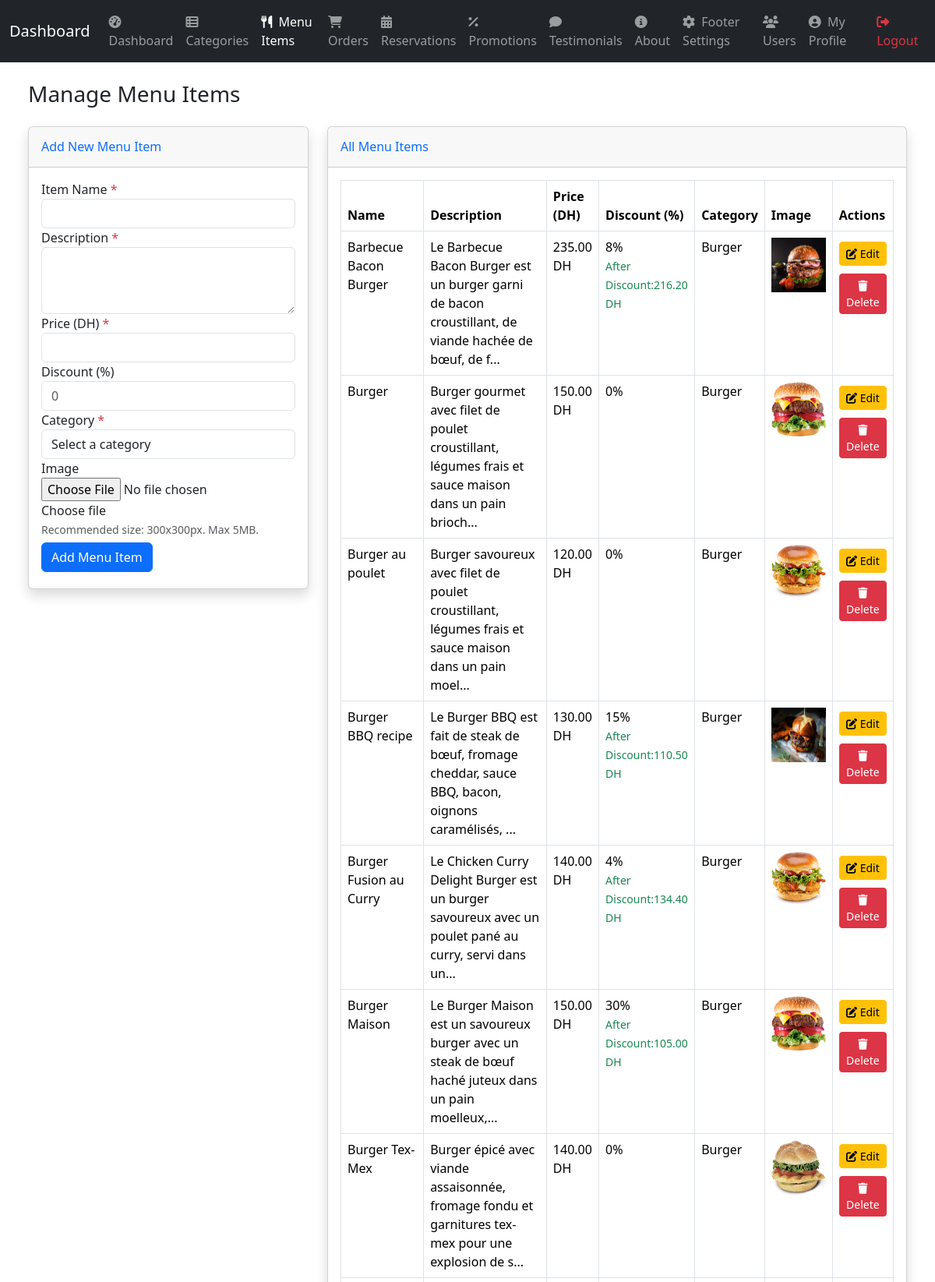
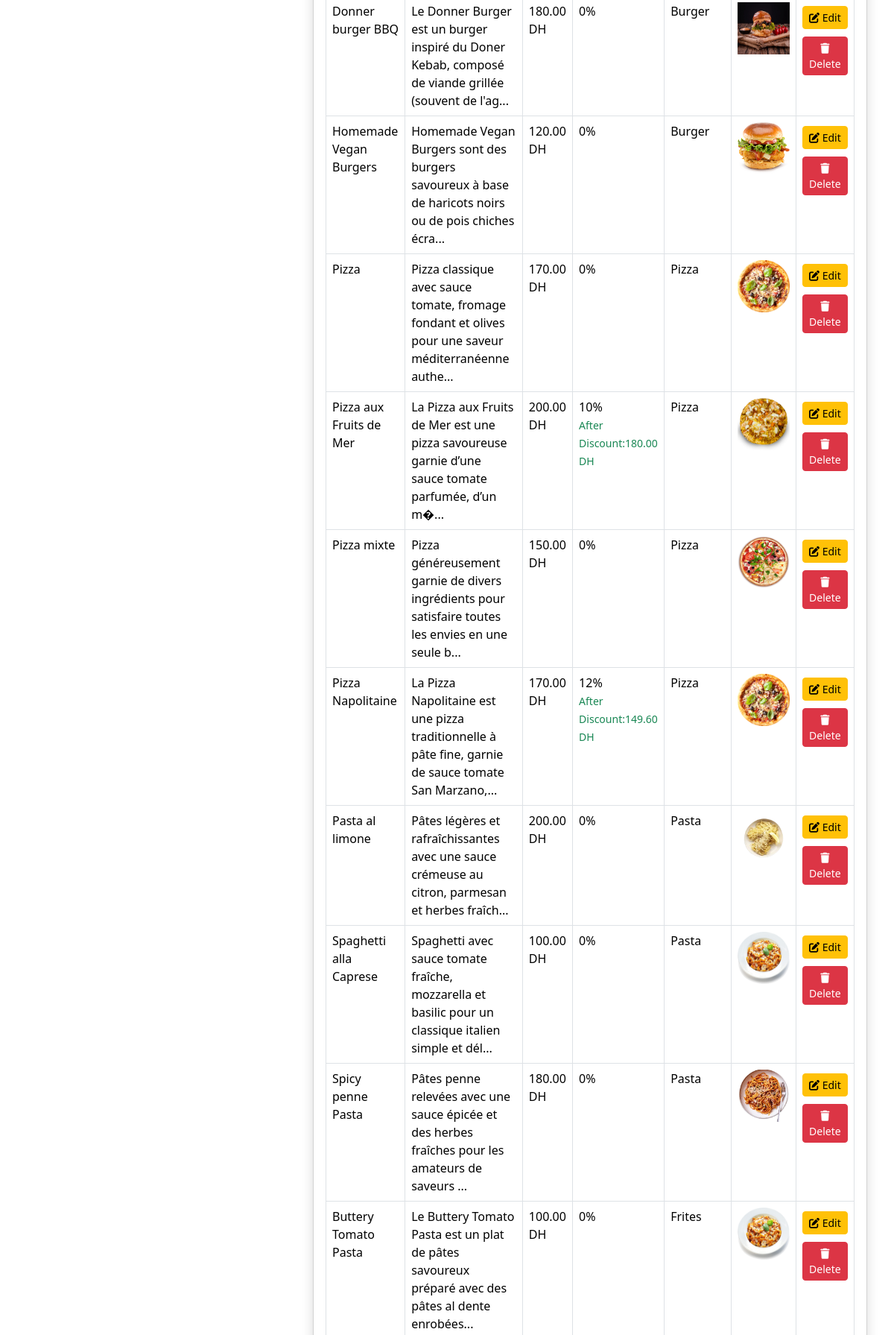
/admin/menu_items.php (signed in, upper part), run on the app's committed database (2 pictures, top to bottom).
### tables this page shows
CREATE TABLE `menu_items` (
  `id` int(11) NOT NULL,
  `name` varchar(255) NOT NULL,
  `description` text NOT NULL,
  `price` decimal(10,2) NOT NULL,
  `discount` int(11) NOT NULL DEFAULT 0,
  `image_url` varchar(255) NOT NULL,
  `sales_count` int(11) DEFAULT 0,
  `category_id` int(11) DEFAULT NULL,
  `created_at` timestamp NOT NULL DEFAULT current_timestamp()
);

CREATE TABLE `categories` (
  `id` int(11) NOT NULL,
  `name` varchar(50) NOT NULL,
  `created_at` timestamp NOT NULL DEFAULT current_timestamp()
);

### admin/menu_items.php (the view, shortened to what this page needs)
<?php
    require_once 'db.php';
    $stmt = $mysqli->prepare("SELECT mi.*, c.name AS category_name FROM menu_items mi LEFT JOIN categories c ON mi.category_id = c.id ORDER BY mi.category_id, mi.name");
    $stmt->execute();
    $result     = $stmt->get_result();
    $menu_items = $result->fetch_all(MYSQLI_ASSOC);
?>
<?php include_once 'includes/header.php'; ?>
<div class="container-fluid mt-4">
    <div class="d-sm-flex align-items-center justify-content-between mb-4">
        <h1 class="h3 mb-0 text-gray-800">Manage Menu Items</h1>
    </div>
    <div class="row">
        <div class="col-lg-4">
            <div class="card shadow mb-4">
                <div class="card-header py-3 d-flex flex-row align-items-center justify-content-between">
                    <h6 class="m-0 font-weight-bold text-primary">Add New Menu Item</h6>
                </div>
                <div class="card-body">
                    <form method="POST" action="add_menu_item.php" enctype="multipart/form-data">
                        <div class="form-group">
                            <label for="name">Item Name <span class="text-danger">*</span></label>
                            <input type="text" class="form-control" id="name" name="name" required>
                        </div>
                        <div class="form-group">
                            <label for="description">Description <span class="text-danger">*</span></label>
                            <textarea class="form-control" id="description" name="description" rows="3" required></textarea>
                        </div>
                        <div class="form-group">
                            <label for="price">Price (DH) <span class="text-danger">*</span></label>
                            <input type="number" step="1" min="0" class="form-control" id="price" name="price" required>
                        </div>
                        <div class="form-group">
                            <label for="discount">Discount (%)</label>
                            <input type="number" step="1" min="0" max="100" class="form-control" id="discount" name="discount" placeholder="0">
                        </div>
                        <div class="form-group">
                            <label for="category_id">Category <span class="text-danger">*</span></label>
                            <select class="form-control" id="category_id" name="category_id" required>
                                <option value="">Select a category</option>
                            </select>
                        </div>
                        <div class="form-group">
                            <label for="image">Image</label>
                            <div class="custom-file">
                                <input type="file" class="custom-file-input" id="image" name="image" accept="image/*">
                                <label class="custom-file-label" for="image">Choose file</label>
                            </div>
                            <small class="form-text text-muted">Recommended size: 300x300px. Max 5MB.</small>
                        </div>
                        <button type="submit" class="btn btn-primary btn-block">Add Menu Item</button>
                    </form>
                </div>
            </div>
        </div>
        <div class="col-lg-8">
            <div class="card shadow mb-4">
                <div class="card-header py-3 d-flex flex-row align-items-center justify-content-between">
                    <h6 class="m-0 font-weight-bold text-primary">All Menu Items</h6>
                </div>
                <div class="card-body">
                    <div class="table-responsive">
                        <table class="table table-bordered table-hover" width="100%" cellspacing="0">
                            <thead class="thead-light">
                                <tr>
                                    <th>Name</th>
                                    <th>Description</th>
                                    <th>Price (DH)</th>
                                    <th>Discount (%)</th>
                                    <th>Category</th>
                                    <th>Image</th>
                                    <th>Actions</th>
                                </tr>
                            </thead>
                            <tbody>
                                <?php if (empty($menu_items)): ?>
                                    <tr>
                                        <td colspan="7" class="text-center">No menu items found. Add your first item above.</td>
                                    </tr>
                                <?php else: ?>
<?php foreach ($menu_items as $item): ?>
                                        <tr>
                                            <td><?php echo htmlspecialchars($item['name']); ?></td>
                                            <td><?php echo htmlspecialchars(substr($item['description'], 0, 100)) . (strlen($item['description']) > 100 ? '...' : ''); ?></td>
                                            <td><?php echo number_format($item['price'], 2); ?> DH</td>
                                            <td><?php echo $item['discount']; ?>% <br><?php if ($item['discount'] !== 0): ?>
<?php $discountedPrice = $item['price'] - ($item['price'] * $item['discount'] / 100); ?>
                                                <small class="text-success">After Discount:<?php echo number_format($discountedPrice, 2); ?> DH</small>
                                            <?php endif; ?></td>
                                            <td><?php echo htmlspecialchars($item['category_name']); ?></td>
                                            <td class="text-center">
                                                <?php if (! empty($item['image_url'])): ?>
                                                    <img src="<?php echo htmlspecialchars($item['image_url']); ?>" width="70" height="70" alt="<?php echo htmlspecialchars($item['name']); ?>">
                                                <?php else: ?>
                                                    <span class="text-muted">No image</span>
                                                <?php endif; ?>
                                            </td>
                                            <td class="text-center">
                                                <a href="update_menu_item.php?id=<?php echo $item['id']; ?>" class="btn btn-warning btn-sm"><i class="fas fa-edit"></i> Edit</a>
                                                <a href="delete_menu_item.php?id=<?php echo $item['id']; ?>" class="btn btn-danger btn-sm" onclick="return confirm('Are you sure you want to delete this item?')"><i class="fas fa-trash"></i> Delete</a>
                                            </td>
                                        </tr>
                                    <?php endforeach; ?>
<?php endif; ?>
                            </tbody>
                        </table>
                    </div>
                </div>
            </div>
        </div>
    </div>
</div>
<?php include_once 'includes/footer.php'; ?>

### admin/css/admin.css (style rules this page uses)
html, body { height: 100%; margin: 0; padding: 0; }
.btn { margin-top: 5px !important; margin-bottom: 5px !important; }

### data on the page
menu_items: name "Barbecue Bacon Burger", description "Le Barbecue Bacon Burger est un burger garni de bacon croustillant, de viande hachée de bœuf, de f", price "235.00", discount "8", discountedPrice "216.20", category.name "Burger", image_url (picture)
menu_items: name "Burger", description "Burger gourmet avec filet de poulet croustillant, légumes frais et sauce maison dans un pain brioch", price "150.00", discount "0", category.name "Burger", image_url (picture)
menu_items: name "Burger au poulet", description "Burger savoureux avec filet de poulet croustillant, légumes frais et sauce maison dans un pain moel", price "120.00", discount "0", category.name "Burger", image_url (picture)
menu_items: name "Burger BBQ recipe", description "Le Burger BBQ est fait de steak de bœuf, fromage cheddar, sauce BBQ, bacon, oignons caramélisés,", price "130.00", discount "15", discountedPrice "110.50", category.name "Burger", image_url (picture)
menu_items: name "Burger Fusion au Curry", description "Le Chicken Curry Delight Burger est un burger savoureux avec un poulet pané au curry, servi dans un", price "140.00", discount "4", discountedPrice "134.40", category.name "Burger", image_url (picture)
menu_items: name "Burger Maison", description "Le Burger Maison est un savoureux burger avec un steak de bœuf haché juteux dans un pain moelleux,", price "150.00", discount "30", discountedPrice "105.00", category.name "Burger", image_url (picture)
menu_items: name "Burger Tex-Mex", description "Burger épicé avec viande assaisonnée, fromage fondu et garnitures tex-mex pour une explosion de s", price "140.00", discount "0", category.name "Burger", image_url (picture)
menu_items: name "Donner burger BBQ", description "Le Donner Burger est un burger inspiré du Doner Kebab, composé de viande grillée (souvent de l'ag", price "180.00", discount "0", category.name "Burger", image_url (picture)
menu_items: name "Homemade Vegan Burgers", description "Homemade Vegan Burgers sont des burgers savoureux à base de haricots noirs ou de pois chiches écra", price "120.00", discount "0", category.name "Burger", image_url (picture)
menu_items: name "Pizza", description "Pizza classique avec sauce tomate, fromage fondant et olives pour une saveur méditerranéenne authe", price "170.00", discount "0", category.name "Pizza", image_url (picture)
menu_items: name "Pizza aux Fruits de Mer", description "La Pizza aux Fruits de Mer est une pizza savoureuse garnie d’une sauce tomate parfumée, d’un m�", price "200.00", discount "10", discountedPrice "180.00", category.name "Pizza", image_url (picture)
menu_items: name "Pizza mixte", description "Pizza généreusement garnie de divers ingrédients pour satisfaire toutes les envies en une seule b", price "150.00", discount "0", category.name "Pizza", image_url (picture)
menu_items: name "Pizza Napolitaine", description "La Pizza Napolitaine est une pizza traditionnelle à pâte fine, garnie de sauce tomate San Marzano,", price "170.00", discount "12", discountedPrice "149.60", category.name "Pizza", image_url (picture)
menu_items: name "Pasta al limone", description "Pâtes légères et rafraîchissantes avec une sauce crémeuse au citron, parmesan et herbes fraîch", price "200.00", discount "0", category.name "Pasta", image_url (picture)
menu_items: name "Spaghetti alla Caprese", description "Spaghetti avec sauce tomate fraîche, mozzarella et basilic pour un classique italien simple et dél", price "100.00", discount "0", category.name "Pasta", image_url (picture)
menu_items: name "Spicy penne Pasta", description "Pâtes penne relevées avec une sauce épicée et des herbes fraîches pour les amateurs de saveurs", price "180.00", discount "0", category.name "Pasta", image_url (picture)
menu_items: name "Buttery Tomato Pasta", description "Le Buttery Tomato Pasta est un plat de pâtes savoureux préparé avec des pâtes al dente enrobées", price "100.00", discount "0", category.name "Frites", image_url (picture)
